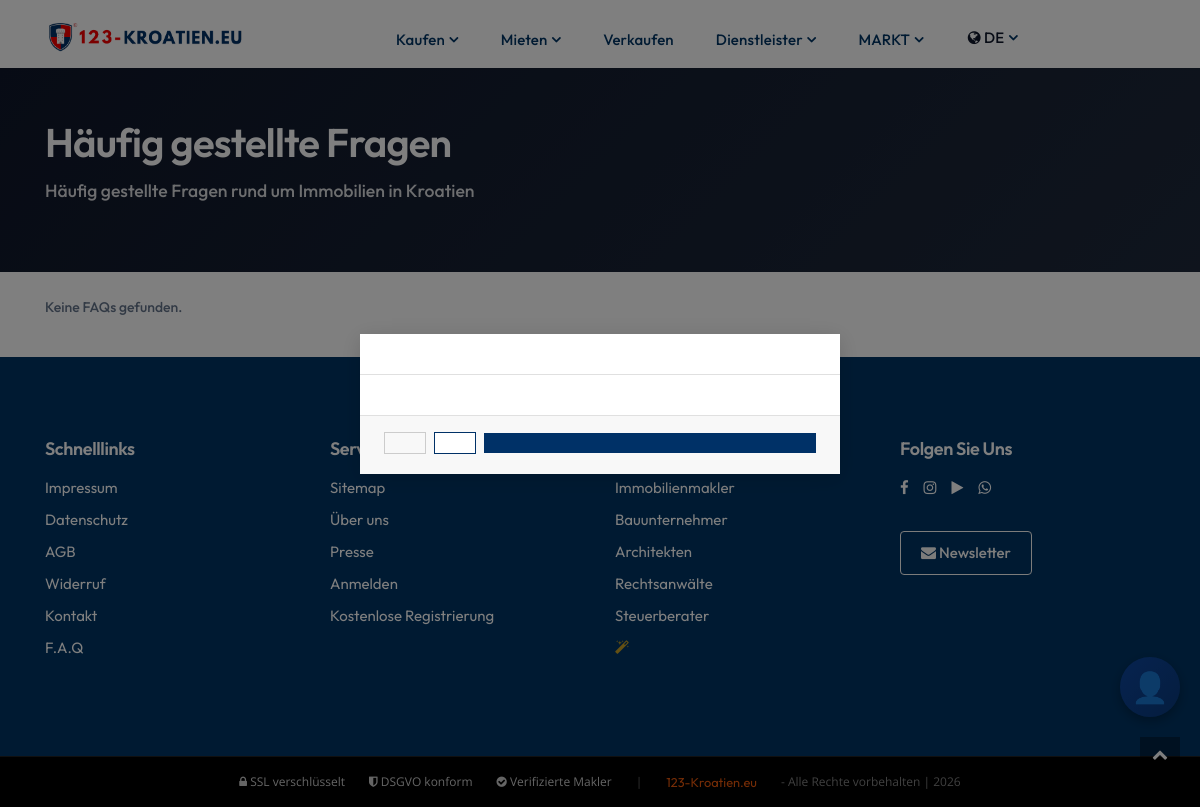
Screenshot of /faq/ with the database file from the repository.
### pages/models.py (models this page shows)
class Translation(models.Model):
    PAGES = (
        ('home', 'home'),
        ('about', 'about'),
        ('listings', 'listings'),
        ('property details', 'property details'),
        ('blog', 'blog'),
        ('blog details', 'blog details'),
        ('contact', 'contact'),
        ('privacy', 'privacy'),
        ('navbar', 'navbar'),
        ('add-property', 'add-property'),
        ('profile', 'profile'),
        ('footer', 'footer'),
        ('login', 'login'),
        ('signup', 'signup'),
        ('faq', 'faq'),
        ('forget-password', 'forget-password'),
        ('reset-password', 'reset-password')
    )
    name = models.CharField(max_length=255, unique=True)
    page = models.CharField(max_length=50, choices=PAGES)
    english_content = models.TextField(blank=True)
    german_content = models.TextField(blank=True)
    french_content = models.TextField(blank=True)
    greek_content = models.TextField(blank=True)
    croatian_content = models.TextField(blank=True)
    polish_content = models.TextField(blank=True)
    czech_content = models.TextField(blank=True)
    russian_content = models.TextField(blank=True)
    swedish_content = models.TextField(blank=True)
    norway_content = models.TextField(blank=True)
    slovak_content = models.TextField(blank=True)
    dutch_content = models.TextField(blank=True)
    class Meta:
        ordering = ['name']

### main/views.py (the view)
# urls.py: path('faq/', views.faq, name='faq'),
def faq(request):
    import json
    import os
    lang = request.session.get("site_language", "ge")
    faq_file = f"main/faq_data_{lang}.json"
    if not os.path.exists(faq_file):
        faq_file = "main/faq_data.json"
    try:
        with open(faq_file, "r", encoding="utf-8") as f:
            faqs = json.load(f)
    except:
        faqs = []
    faq_titles = {"ge": "Häufig gestellte Fragen", "en": "Frequently Asked Questions", "hr": "Često postavljana pitanja", "fr": "Questions fréquentes", "nl": "Veelgestelde vragen", "pl": "Często zadawane pytania", "cz": "Často kladené dotazy", "sk": "Často kladené otázky", "ru": "Часто задаваемые вопросы", "gr": "Συχνές ερωτήσεις", "sw": "Vanliga frågor", "no": "Ofte stilte spørsmål"}
    faq_subtitles = {"ge": "Häufig gestellte Fragen rund um Immobilien in Kroatien", "en": "Frequently asked questions about real estate in Croatia", "hr": "Često postavljana pitanja o nekretninama u Hrvatskoj", "fr": "Questions fréquentes sur l'immobilier en Croatie", "nl": "Veelgestelde vragen over onroerend goed in Kroatië", "pl": "Często zadawane pytania dotyczące nieruchomości w Chorwacji", "cz": "Často kladené dotazy o nemovitostech v Chorvatsku", "sk": "Často kladené otázky o nehnuteľnostiach v Chorvátsku", "ru": "Часто задаваемые вопросы о недвижимости в Хорватии", "gr": "Συχνές ερωτήσεις για ακίνητα στην Κροατία", "sw": "Vanliga frågor om fastigheter i Kroatien", "no": "Ofte stilte spørsmål om eiendom i Kroatia"}
    return render(request, "main/faq.html", {"faqs": faqs, "faq_title": faq_titles.get(lang, "FAQ"), "faq_subtitle": faq_subtitles.get(lang, ""), "country": "kroatien", "lang": lang})

### main/context_processors.py (called while the page is built)
def set_language(request):
    path = request.path
    url_lang = None
    if len(path) >= 4 and path[0] == '/' and path[3] == '/':
        potential_lang = path[1:3]
        if potential_lang in ALL_LANGUAGES:
            url_lang = potential_lang
    if url_lang:
        lang = url_lang
        request.session['site_language'] = lang
    else:
        lang = request.session.get('site_language', 'ge')
    activate(lang)
    return {'language': lang}

### templates/main/faq.html (shortened to what this page needs)
{% extends 'include/base.html' %}
{% load static %}
{% block body %}
<section class="faq-hero">
    <div class="container">
        <h1>{{ faq_title }}</h1>
        <p>{{ faq_subtitle }}</p>
    </div>
</section>
<div class="container py-4">
    {% for faq in faqs %}
    <div class="faq-card{% if forloop.first %} expanded{% endif %}">
        <div class="faq-header">
            <h3>{{ faq.q }}</h3>
            <i class="fa fa-chevron-down"></i>
        </div>
        <div class="faq-content"{% if forloop.first %} style="display:block;"{% endif %}>
            <p>{{ faq.a }}</p>
        </div>
    </div>
    {% empty %}
    <p>Keine FAQs gefunden.</p>
    {% endfor %}
</div>
{% endblock body %}

### templates/include/base.html (shortened to what this page needs)
<!DOCTYPE html>
{% load static %}
{% load i18n %}
<html>
<head>
    <link href="{% static 'css/styles.css' %}" rel="stylesheet" type="text/css">
    <link href="{% static 'css/custom.css' %}" rel="stylesheet" type="text/css">
    <link href="{% static 'css/modern-theme.css' %}" rel="stylesheet" type="text/css">
    <link rel="stylesheet" href="https://cdnjs.cloudflare.com/ajax/libs/font-awesome/4.7.0/css/font-awesome.min.css">
</head>
<body>
        <nav class="navbar navbar-nav navbar-hover navbar-expand-lg navbar-soft">
            <div class="container">
                <a class="navbar-brand" href="/">
                    <img src="{% static 'images/logo-black2.png' %}" alt="logo" class="img-fluid" style="width: 270px;">
                </a>
                <div class="collapse navbar-collapse" id="main_nav99">
                    <ul class="navbar-nav mx-auto">
                        <li class="nav-item dropdown">
                            <a class="nav-link active dropdown-toggle" href="" data-toggle="dropdown">{{ nav_buy }}</a>
                        </li>
                        <li class="nav-item dropdown">
                            <a class="nav-link active dropdown-toggle" href="" data-toggle="dropdown">{{ nav_rent }}</a>
                        </li>
                        <li class="nav-item">
                            <a class="nav-link active" href="{% url 'main:owner' %}">{{ nav_sell }}</a>
                        </li>
                        <li class="nav-item dropdown">
                            <a class="nav-link active dropdown-toggle" href="#" data-toggle="dropdown">{{ nav_services }}</a>
                        </li>
                        <li class="nav-item dropdown">
                            <a class="nav-link active dropdown-toggle" href="#" data-toggle="dropdown">{{ nav_market }}</a>
                        </li>
                        <li class="nav-item dropdown">
                            <a class="nav-link dropdown-toggle" href="#" data-toggle="dropdown">
                                <i class="fa fa-globe"></i> {% if language == 'ge' %}DE{% elif language == 'en' %}EN{% elif language == 'hr' %}HR{% elif language == 'fr' %}FR{% elif language == 'pl' %}PL{% elif language == 'cz' %}CZ{% elif language == 'ru' %}RU{% elif language == 'gr' %}GR{% elif language == 'sw' %}SW{% elif language == 'no' %}NO{% elif language == 'sk' %}SK{% elif language == 'nl' %}NL{% else %}DE{% endif %}
                            </a>
                        </li>
                    </ul>
                </div>
            </div>
        </nav>
        {% block body %}
        {% endblock body%}
        {% include 'include/footer.html' %}
        <a href="javascript:" id="return-to-top"><i class="fa fa-chevron-up"></i></a>
        {% include "chatbot_widget.html" %}
    {% include "include/cookie_banner.html" %}
    </body>
</html>

### templates/include/footer.html
{% load static %}
<footer>
    <div class="myFooterBg wrapper__footer">
        <div class="container">
            <div class="row">
                <div class="col-md-3">
                    <div class="widget__footer">
                        <h4 class="footer-title">{{Quick_Links}}</h4>
                        <ul class="list-unstyled footer-links">
                            <li><a href="{% url 'main:imprint' %}" class="text-white">{{Imprint}}</a></li>
                            <li><a href="{% url 'main:data-protection' %}" class="text-white">{{PrivacyPolicy}}</a></li>
                            <li><a href="{% url 'main:agb' %}" class="text-white">{{TermsConditions}}</a></li>
                            <li><a href="{% url 'main:cancellation-policy' %}" class="text-white">{{Withdrawal}}</a></li>
                            <li><a href="{% url 'main:contact' %}" class="text-white">{{Contact}}</a></li>
                            <li><a href="{% url 'main:faq' %}" class="text-white">{{nav_faq}}</a></li>
                        </ul>
                    </div>
                </div>
                <div class="col-md-3">
                    <div class="widget__footer">
                        <h4 class="footer-title">{{Service}}</h4>
                        <ul class="list-unstyled footer-links">
                            <li><a href="{% url 'main:sitemap' %}" class="text-white">{{Sitemap}}</a></li>
                            <li><a href="{% url 'main:about' %}" class="text-white">{{ nav_about }}</a></li>
                            <li><a href="{% url 'main:blog-single-1' %}" class="text-white">{{Press}}</a></li>
                            {% if user.is_authenticated %}
                            <li><a href="#" class="text-white"><i class="fa fa-user"></i> {{ user.username }}</a></li>
                            {% if user.is_authenticated %}
                            {% if user.professional.professional_type == 'real_estate_agent' or user.professional.professional_type == 'construction_company' %}<li><a href="{% url 'main:makler_dashboard' %}" class="text-white"><i class="fa fa-building"></i> Makler-Portal</a></li>{% elif user.professional %}<li><a href="{% url 'professional_portal:dashboard' %}" class="text-white"><i class="fa fa-briefcase"></i> Mein Portal</a></li>{% endif %}
                            {% endif %}
                            <li><a href="{% url 'account:logout' %}" class="text-white">{{ nav_logout }}</a></li>
                            {% else %}
                            <li><a href="{% url 'account:login' %}" class="text-white">{{Login}}</a></li>
                            <li><a href="{% url 'account:signup' %}" class="text-white">{{FreeRegistration}}</a></li>
                            {% endif %}
                        </ul>
                    </div>
                </div>
                <div class="col-md-3">
                    <div class="widget__footer">
                        <h4 class="footer-title">{{footer_services}}</h4>
                        <ul class="list-unstyled footer-links">
                            <li><a href="/{{ language }}/{{ country_name }}/{{ url_realtor }}/" class="text-white">{{dropdown_realtor}}</a></li>
                            <li><a href="/{{ language }}/{{ country_name }}/{{ url_contractor }}/" class="text-white">{{dropdown_contractor}}</a></li>
                            <li><a href="/{{ language }}/{{ country_name }}/{{ url_architect }}/" class="text-white">{{dropdown_architect}}</a></li>
                            <li><a href="/{{ language }}/{{ country_name }}/{{ url_lawyer }}/" class="text-white">{{dropdown_lawyer}}</a></li>
                            <li><a href="/{{ language }}/{{ country_name }}/{{ url_tax_advisor }}/" class="text-white">{{dropdown_tax_advisor}}</a></li>
                            <li><a href="/{{ language }}/{{ url_experten_finder }}/" class="text-white" style="color:#c9a227 !important;"><i class="fa fa-magic"></i> {{ experten_finder_label }}</a></li>
                        </ul>
                    </div>
                </div>
                <div class="col-md-3">
                    <div class="widget__footer">
                        <h4 class="footer-title">{{follow_us}}</h4>
                        <div class="social-icons-row">
                            <a href="https://facebook.com" target="_blank"><i class="fa fa-facebook"></i></a>
                            <a href="https://instagram.com" target="_blank"><i class="fa fa-instagram"></i></a>
                            <a href="https://tiktok.com" target="_blank"><i class="fa fa-play"></i></a>
                            <a href="https://whatsapp.com" target="_blank"><i class="fa fa-whatsapp"></i></a>
                        </div>
                        <a href="{% url 'main:contact' %}?newsletter=1" class="btn btn-outline-light btn-sm mt-3">
                            <i class="fa fa-envelope"></i> {{newsletter}}
                        </a>
                    </div>
                </div>
            </div>
        </div>
    </div>
    <div class="bg__footer-bottom-v1">
        <div class="container">
            <div class="row" align="center">
                <div class="col-md-12">
                    <div style="display: flex; justify-content: center; align-items: center; flex-wrap: wrap; gap: 1.5rem; font-size: 0.8rem;"><span style="color: rgba(255,255,255,0.8);"><i class="fa fa-lock"></i> SSL verschlüsselt</span><span style="color: rgba(255,255,255,0.8);"><i class="fa fa-shield"></i> DSGVO konform</span><span style="color: rgba(255,255,255,0.8);"><i class="fa fa-check-circle"></i> Verifizierte Makler</span><span style="color: rgba(255,255,255,0.4);">|</span><a href="#" style="color: #E41F0E;">123-Kroatien.eu</a><span style="color: rgba(255,255,255,0.5);"> - Alle Rechte vorbehalten | 2026</span></div>
                </div>
            </div>
        </div>
    </div>
</footer>

### static/css/custom.css (style rules this page uses)
.myFooterBg { background-color: #003167; }
.navbar, .navbar-nav, .nav-link, .dropdown-menu { font-family: "Montserrat", sans-serif !important; }
.navbar-nav { align-items: flex-end !important; }
.navbar { align-items: flex-end !important; }
.nav-link { font-weight: 500 !important; font-size: 14px !important; }
body, html { font-family: "Montserrat", sans-serif !important; }
.fa, .fa::before, i.fa, i.fa::before, .fa-globe, .fa-caret-down, .fa-user, .fa-facebook, .fa-instagram, .fa-youtube, .fa-whatsapp, .fa-envelope, .fa-magic, [class^="fa-"], [class*=" fa-"] { font-family: FontAwesome !important; font-weight: normal !important; font-style: normal !important; }
.social-icons-row { display: flex; gap: 15px; margin-bottom: 15px; }
.social-icons-row a { color: #fff; font-size: 22px; transition: all 0.3s ease; }
.footer-links li { margin-bottom: 8px; }
.footer-links a { font-size: 14px; }
body { font-family: 'Montserrat', -apple-system, BlinkMacSystemFont, 'Segoe UI', Roboto, Helvetica, Arial, sans-serif !important; font-weight: 400; font-size: 15px; line-height: 1.6; color: #5f5f5f; -webkit-font-smoothing: antialiased; }
h1, h2, h3, h4, h5, h6 { font-family: 'Montserrat', -apple-system, BlinkMacSystemFont, 'Segoe UI', Roboto, Helvetica, Arial, sans-serif !important; color: #2d2d2d; font-weight: 600; line-height: 1.3; margin-bottom: 0.6em; }
h1 { font-size: 32px; }
h4 { font-size: 18px; }
p { color: #5f5f5f; font-size: 14px; line-height: 1.6; margin-bottom: 1em; }
.navbar-nav .nav-link { font-family: 'Nunito Sans', -apple-system, sans-serif !important; font-family: 'Nunito Sans', -apple-system, sans-serif !important; font-size: 14px !important; font-weight: 500 !important; color: #000000 !important; letter-spacing: 0.2px; }
.btn { font-size: 14px; font-weight: 500; border-radius: 4px; padding: 10px 20px; }
a { color: #003167; }
.footer-title { font-family: 'Nunito Sans', sans-serif !important; font-size: 13px; font-weight: 600; text-transform: uppercase; letter-spacing: 1px; }
.fa:before { font-family: FontAwesome !important; }
.navbar-nav .nav-item.show .nav-link, .navbar-nav .nav-link.active, .navbar-nav .nav-link:focus, .navbar-nav .dropdown-toggle:focus, .navbar-nav .dropdown-toggle.show, .nav-link.active.dropdown-toggle { outline: none !important; box-shadow: none !important; border: none !important; }

### templates/main/faq.html (style rules this page uses)
.faq-hero { background: linear-gradient(135deg, #0F172A 0%, #1E293B 100%); padding: 3rem 0; }
.faq-hero h1 { font-family: 'Playfair Display', serif; font-size: 2.5rem; color: #fff; margin-bottom: 0.5rem; }
.faq-hero p { color: rgba(255,255,255,0.85); font-size: 1.1rem; }

### rows the page displays
Translation: german_content "Kaufen"
Translation: german_content "Mieten"
Translation: german_content "Verkaufen"
Translation: german_content "Dienstleister"
Translation: german_content "MARKT"
Translation: german_content "Häufig gestellte Fragen"
Translation: german_content "Schnelllinks"
Translation: german_content "Impressum"
Translation: german_content "Datenschutz"
Translation: german_content "AGB"
Translation: german_content "Widerruf"
Translation: german_content "Kontakt"
Translation: german_content "F.A.Q"
Translation: german_content "Service"
Translation: german_content "Sitemap"
Translation: german_content "Über uns"
Translation: german_content "Presse"
Translation: german_content "Anmelden"
Translation: german_content "Kostenlose Registrierung"
Translation: german_content "Immobilienmakler"
Translation: german_content "Bauunternehmer"
Translation: german_content "Architekten"
Translation: german_content "Rechtsanwälte"
Translation: german_content "Steuerberater"
Translation: german_content "Folgen Sie Uns"
Translation: german_content "Newsletter"

### other values shown
{{ faq_subtitle }} "Häufig gestellte Fragen rund um Immobilien in Kroatien"
